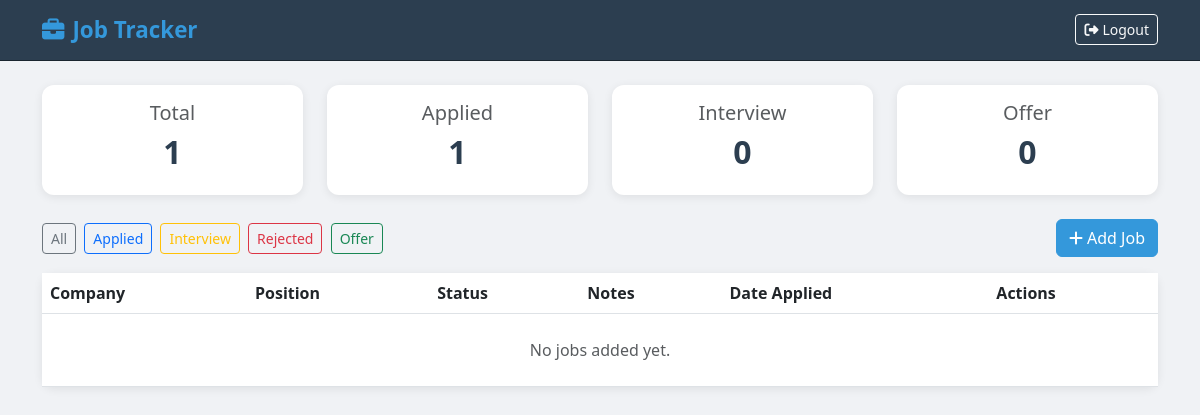
Before: /?status=rejected (signed in) with the older database file.
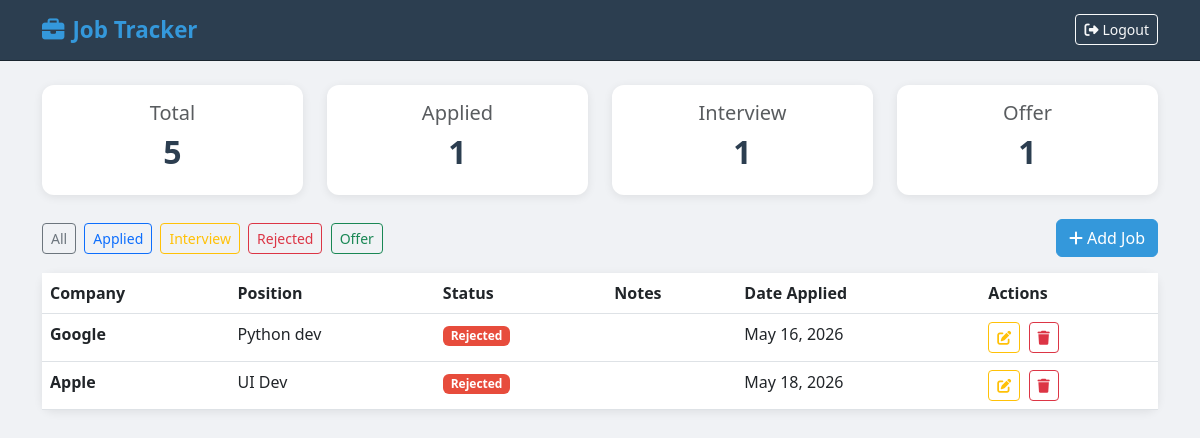
After: the same page with the newer database file.
### jobs/models.py (models this page shows, shortened)
class Job(models.Model):
    company = models.CharField(max_length=100)
    position = models.CharField(max_length=100)
    status = models.CharField(max_length=20, choices=[
        ('applied', 'Applied'),
        ('interview', 'Interview'),
        ('rejected', 'Rejected'),
        ('offer', 'Offer'),
    ])
    notes = models.TextField(blank=True, null=True)
    date_applied = models.DateField(auto_now_add=True)

### jobs/views.py (the view)
# urls.py: path('', views.index, name='index'),
@login_required(login_url='/login/')
def index(request):
    status = request.GET.get('status')
    if status:
        jobs = Job.objects.filter(status=status)
    else:
        jobs = Job.objects.all()
    counts = {
        'total': Job.objects.count(),
        'applied': Job.objects.filter(status='applied').count(),
        'interview': Job.objects.filter(status='interview').count(),
        'rejected': Job.objects.filter(status='rejected').count(),
        'offer': Job.objects.filter(status='offer').count(),
    }
    return render(request, 'jobs/index.html', {'jobs': jobs, 'status': status, 'counts': counts})

### jobs/templates/jobs/index.html (shortened to what this page needs)
<!DOCTYPE html>
<html lang="en">
<head>
    <link href="https://cdn.jsdelivr.net/npm/bootstrap@5.3.0/dist/css/bootstrap.min.css" rel="stylesheet">
    <link href="https://cdnjs.cloudflare.com/ajax/libs/font-awesome/6.4.0/css/all.min.css" rel="stylesheet">
</head>
<body>
<nav class="navbar navbar-dark">
    <div class="container">
        <a class="navbar-brand" href="/"><i class="fas fa-briefcase me-2"></i>Job Tracker</a>
        <form method="post" action="/logout/" style="display:inline;">
            <button type="submit" class="btn btn-outline-light btn-sm">
                <i class="fas fa-sign-out-alt me-1"></i>Logout
            </button>
        </form>
    </div>
</nav>
<div class="container mt-4">
    <div class="row mb-4">
        <div class="col-md-3">
            <div class="card text-center p-3">
                <h5 class="text-muted">Total</h5>
                <h2>{{ counts.total }}</h2>
            </div>
        </div>
        <div class="col-md-3">
            <div class="card text-center p-3">
                <h5 class="text-muted">Applied</h5>
                <h2>{{ counts.applied }}</h2>
            </div>
        </div>
        <div class="col-md-3">
            <div class="card text-center p-3">
                <h5 class="text-muted">Interview</h5>
                <h2>{{ counts.interview }}</h2>
            </div>
        </div>
        <div class="col-md-3">
            <div class="card text-center p-3">
                <h5 class="text-muted">Offer</h5>
                <h2>{{ counts.offer }}</h2>
            </div>
        </div>
    </div>
    <div class="d-flex justify-content-between align-items-center mb-3">
        <div>
            <a href="/" class="btn btn-sm btn-outline-secondary me-1">All</a>
            <a href="/?status=applied" class="btn btn-sm btn-outline-primary me-1">Applied</a>
            <a href="/?status=interview" class="btn btn-sm btn-outline-warning me-1">Interview</a>
            <a href="/?status=rejected" class="btn btn-sm btn-outline-danger me-1">Rejected</a>
            <a href="/?status=offer" class="btn btn-sm btn-outline-success me-1">Offer</a>
        </div>
        <a href="/add/" class="btn btn-primary">
            <i class="fas fa-plus me-1"></i>Add Job
        </a>
    </div>
    <div class="card">
        <div class="table-responsive">
            <table class="table table-hover mb-0">
                <thead>
                    <tr>
                        <th>Company</th>
                        <th>Position</th>
                        <th>Status</th>
                        <th>Notes</th>
                        <th>Date Applied</th>
                        <th>Actions</th>
                    </tr>
                </thead>
                <tbody>
                    {% for job in jobs %}
                    <tr>
                        <td><strong>{{ job.company }}</strong></td>
                        <td>{{ job.position }}</td>
                        <td>
                            <span class="badge badge-{{ job.status }}">
                                {{ job.get_status_display }}
                            </span>
                        </td>
                        <td style="max-width: 200px; word-wrap: break-word;">{{ job.notes }}</td>
                        <td>{{ job.date_applied }}</td>
                        <td>
                            <a href="/update/{{ job.id }}/" class="btn btn-sm btn-outline-warning me-1">
                                <i class="fas fa-edit"></i>
                            </a>
                            <a href="/delete/{{ job.id }}/" class="btn btn-sm btn-outline-danger">
                                <i class="fas fa-trash"></i>
                            </a>
                        </td>
                    </tr>
                    {% empty %}
                    <tr>
                        <td colspan="6" class="text-center text-muted py-4">No jobs added yet.</td>
                    </tr>
                    {% endfor %}
                </tbody>
            </table>
        </div>
    </div>
</div>
</body>
</html>

### jobs/templates/jobs/index.html (style rules this page uses)
body { background-color: #f0f2f5; color: #333; font-family: 'Segoe UI', sans-serif; }
.navbar { background-color: #2c3e50 !important; border-bottom: 1px solid #1a252f; }
.navbar-brand { color: #3498db !important; font-weight: 700; font-size: 1.4rem; }
.card { background-color: #ffffff; border: none; border-radius: 12px; box-shadow: 0 2px 10px rgba(0,0,0,0.08); }
.card h2 { color: #2c3e50; font-weight: 700; }
.table thead { background-color: #2c3e50; color: #ffffff; }
.btn-primary { background-color: #3498db; border-color: #3498db; }
.badge-rejected { background-color: #e74c3c; }

Changed rows visible on the page:
now on this page (row edited): Job: company "Google", position "Python dev", status "Rejected", date_applied "May 16, 2026"
added Job: company "Apple", position "UI Dev", status "Rejected", date_applied "May 18, 2026"
Other visible differences:
{{ counts.total }}: "1" → "5"
{{ counts.interview }}: "0" → "1"
{{ counts.offer }}: "0" → "1"
text no longer shown: "No jobs added yet."
